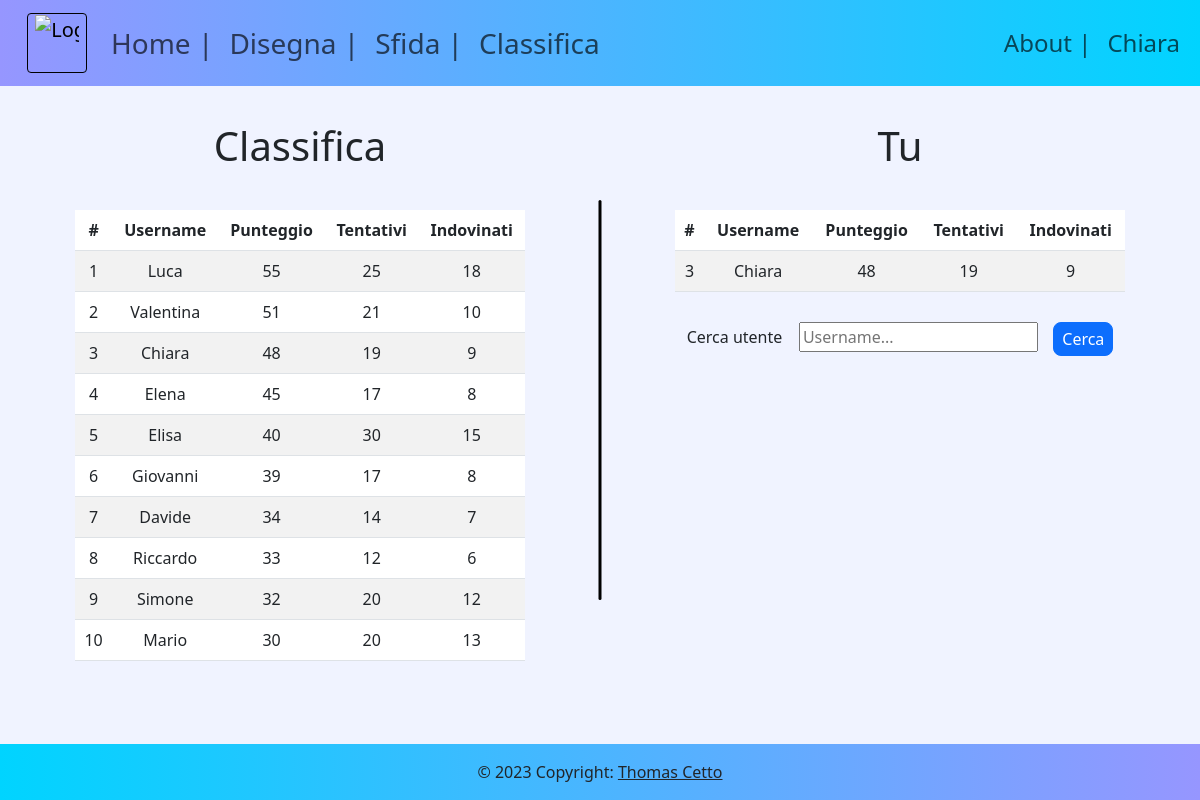
The page /pages/users.php (signed in) on the database its author committed.
### tables this page shows
CREATE TABLE account
(
    username VARCHAR(20) PRIMARY KEY,
    pw       VARCHAR(40) NOT NULL,
    email    VARCHAR(30) NOT NULL,
    stats    VARCHAR(20) NOT NULL,
    FOREIGN KEY (stats) REFERENCES accountStats (username)
        ON DELETE CASCADE
        ON UPDATE CASCADE

);

CREATE TABLE accountStats
(
    username VARCHAR(20) PRIMARY KEY,
    score INT NOT NULL DEFAULT 0,
    tries   INT NOT NULL DEFAULT 0,
    guessed INT NOT NULL DEFAULT 0
);

### scripts/userFunctions.php (the view, shortened to what this page needs)
<?php
function getLeaderboard($db_conn, $howMany)
{
    $query = "
        SELECT ROW_NUMBER() OVER (ORDER BY s.score DESC) AS pos,
           a.username,
           s.score,
           s.tries,
           s.guessed
        FROM account AS a, accountStats AS s
        WHERE a.stats = s.username
        ORDER BY s.score DESC LIMIT 0, $howMany;
";
    try {
        return mysqli_query($db_conn, $query);
    } catch (Exception $e) {
        echo "Errore in getLeaderboard() " . $e->getMessage();
    }
    return null;
}
function getUserFromLeaderboard($db_conn, $username)
{
    $query = "
        SELECT pos, username, score, tries, guessed
        FROM (
            SELECT ROW_NUMBER() OVER (ORDER BY s.score DESC) AS pos,
                a.username,
                s.score,
                s.tries,
                s.guessed
            FROM account AS a, accountStats AS s
            WHERE a.stats = s.username
            ORDER BY s.score DESC
        ) as tab
        WHERE username = '" . $username . "';
    ";
    try {
        $result = mysqli_query($db_conn, $query);
        return mysqli_fetch_assoc($result);
    } catch (Exception $e) {
        echo "Errore in getUserFromLeaderboard " . $e->getMessage();
    }
    return null;
}
    ?>
    <?php
function printLeaderboard($db_conn, $howMany)
{
    ?>
    <table class="table table-striped tab mx-auto" id="gridLeft">
        <thead>
        <tr>
            <th>#</th>
            <th>Username</th>
            <th>Punteggio</th>
            <th>Tentativi</th>
            <th>Indovinati</th>
        </tr>
        </thead>
        <tbody>
        <?php
        $result = getLeaderboard($db_conn, $howMany);
        while ($row = $result->fetch_assoc()) {
            ?>
            <tr>
                <td><?php echo $row["pos"]; ?></td>
                <td><?php echo $row["username"]; ?></td>
                <td><?php echo $row["score"]; ?></td>
                <td><?php echo $row["tries"]; ?></td>
                <td><?php echo $row["guessed"]; ?></td>
            </tr>
            <?php
        }
        ?>
        </tbody>
    </table>
    <?php
}

### pages/users.php (shortened to what this page needs)
<?php
include "../scripts/db_connection.php";
include "../scripts/userFunctions.php";
$timestamp = time();
?>
    <!DOCTYPE html>
    <html lang="en">
    <head>
        <link href="https://cdn.jsdelivr.net/npm/bootstrap@5.3.0-alpha3/dist/css/bootstrap.min.css" rel="stylesheet"
>
        <link rel="stylesheet" href="/css/style.css?v=<?php echo $timestamp; ?>">
        <link rel="stylesheet" href="/css/users.css?v=<?php echo $timestamp; ?>">
    </head>
    <body>
    <?php
    include "../components/navbar.php";
    ?>
    <div id="pageContent">
        <div class="col-md-6" id="left-container">
            <h1>Classifica</h1>
            <?php printLeaderboard($db_conn, 10); ?>
        </div>
        <div class="vertical-line"></div>
        <?php
        $hasSearched = isset($_POST["username"]);
        $isLogged = isset($_SESSION["username"]);
        ?>
        <div class="col-md-6" id="right-container">
            <h1><?php echo $hasSearched ? "Risultato" : ($isLogged ? "Tu" : "Accedi per vedere la tua posizione") ?></h1>
            <table class="table table-striped tab mx-auto" id="gridRight">
                <thead>
                    <tr>
                        <th>#</th>
                        <th>Username</th>
                        <th>Punteggio</th>
                        <th>Tentativi</th>
                        <th>Indovinati</th>
                    </tr>
                </thead>
                <tbody>
                    <tr>
                        <?php
                        $nameToSearchFor = $hasSearched ? htmlspecialchars($_POST["username"]) :
                            ($isLogged ? $_SESSION["username"] : "");
                        $row = getUserFromLeaderboard($db_conn, $nameToSearchFor)
                        ?>
                        <td><?php echo $row["pos"];?></td>
                        <td><?php echo $row["username"];?></td>
                        <td><?php echo $row["score"];?></td>
                        <td><?php echo $row["tries"];?></td>
                        <td><?php echo $row["guessed"];?></td>
                    </tr>
                </tbody>
            </table>
            <div id="search-container">
                <form action="#" method="POST">
                    <label>
                        Cerca utente&nbsp&nbsp&nbsp
                        <input type="text" placeholder="Username..." name="username">
                    </label>
                    <button type="submit" id="searchButton" class="btn btn-primary border border-primary rounded-3 px-2 py-1">Cerca</button>
                </form>
            </div>
        </div>
    </div>
    <?php
    include "../components/footer.php";
    ?>
    </body>
    </html>

### css/style.css (style rules this page uses)
html { height: 100%; }
body { min-height: 100%; display: flex; flex-direction: column; }
body { background-color: #f0f3ff; }

### css/users.css (style rules this page uses)
#pageContent { width: 100%; height: 100%; display: flex; }
.tab { overflow:hidden; width: 75%; margin: 0 auto; }
th, td { text-align: center; }
#left-container { text-align: center; margin-top: 3%; }
#right-container { text-align: center; margin-top: 3%; }
#search-container { text-align: center; margin: 30px 20px 20px; }
h1 { margin-bottom: 40px; }
.vertical-line { position: absolute; left: 50%; width: 3px; top: 25%; background-color: black; border-radius: 2px; transform: translateX(-50%); z-index: 9999; height: 50%; }
#searchButton { margin-left: 2%; }

### rows shown on the page
account: pos "1", username "Luca", stats.score "55", stats.tries "25", stats.guessed "18"
account: pos "2", username "Valentina", stats.score "51", stats.tries "21", stats.guessed "10"
account: pos "3", username "Chiara", stats.score "48", stats.tries "19", stats.guessed "9"
account: pos "4", username "Elena", stats.score "45", stats.tries "17", stats.guessed "8"
account: pos "5", username "Elisa", stats.score "40", stats.tries "30", stats.guessed "15"
account: pos "6", username "Giovanni", stats.score "39", stats.tries "17", stats.guessed "8"
account: pos "7", username "Davide", stats.score "34", stats.tries "14", stats.guessed "7"
account: pos "8", username "Riccardo", stats.score "33", stats.tries "12", stats.guessed "6"
account: pos "9", username "Simone", stats.score "32", stats.tries "20", stats.guessed "12"
account: pos "10", username "Mario", stats.score "30", stats.tries "20", stats.guessed "13"

### other values the page prints
$_SESSION["username"] "Chiara"
$row["pos"] "3"
$row["score"] "48"
$row["tries"] "19"
$row["guessed"] "9"
